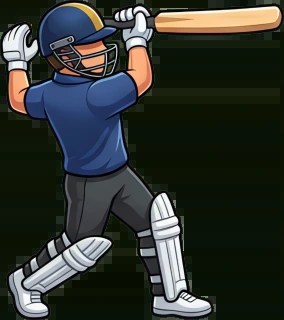
#> input picture art/players/gully/shots2/shot_slash.webp, 284 x 320 px
$ python props.py ../../../players/gully/shots2/shot_slash.webp
#> lines starting #> are read from the running program, lines starting #| are printed output that depends on the picture; pictures that were not available may be replaced by others from this repository, and a replacement may not be noted
# Maidan v3 props (Figma 170:191, green screen, upscaled 4x): key, find the eight items, pack an atlas.
import cv2, numpy as np, json, sys
BIG = cv2.imread(sys.argv[1] if len(sys.argv) > 1 else '/tmp/claude-0/sp/m3p_x4.png').astype(np.float32)
small = cv2.imread('props_src.png').astype(int); gn = small[..., 1] - np.maximum(small[..., 0], small[..., 2])
#> after `gn = small[..., 1] - np.maximum(small[..., 0], small[..., 2])`:
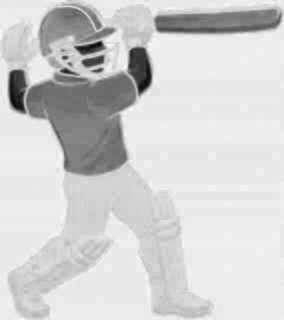
#> gn: shape (320, 284) int64; min -105, max 18, mean -4.01; drawn with min black and max white
m = (gn < 60).astype(np.uint8); m = cv2.dilate(m, np.ones((11, 11), np.uint8))
#> after `m = (gn < 60).astype(np.uint8)`: m: shape (320, 284); every value is 1
n, lab, st, _ = cv2.connectedComponentsWithStats(m)
#> lab: shape (320, 284) int32; every value is 1
#> n = 2; st = [[-1, 2147483647, 0, 0, 0], [0, 0, 284, 320, 90880]]
items = sorted([st[i] for i in range(1, n) if st[i][4] > 3000], key=lambda s: (s[1] // 300, s[0]))
#> items = [[0, 0, 284, 320, 90880]]
NAMES = ['sightscreen', 'scorer', 'team', 'coconut', 'vadapav', 'bikes', 'kids', 'kit']
out = {}
for name, (x, y, w, h, a) in zip(NAMES, items):
    x0, y0, x1, y1 = x * 4, y * 4, (x + w) * 4, (y + h) * 4
    c = BIG[y0:y1, x0:x1].copy(); b, g, r = c[..., 0], c[..., 1], c[..., 2]
    al = np.clip(1 - (g - np.maximum(r, b) - 25) / 70, 0, 1)
    mm = (al > 0.5).astype(np.uint8); nn, ll, ss, _ = cv2.connectedComponentsWithStats(mm)
    big = 1 + np.argmax(ss[1:, 4]); keep = np.zeros_like(mm)
    for i in range(1, nn):
        bx, by, bw, bh = ss[big][:4]; cx, cy = ss[i][0] + ss[i][2] / 2, ss[i][1] + ss[i][3] / 2
        if ss[i][4] > 0.2 * ss[big][4] or (bx <= cx <= bx + bw and by <= cy <= by + bh and ss[i][4] > 1500): keep[ll == i] = 1
    al = al * cv2.dilate(keep, np.ones((5, 5), np.uint8))
    LIM = {'team': (None, 404), 'coconut': (417, None)}     # the rug and the coconut pile nearly touch in the sheet
    if name in LIM:
        lo, hi = LIM[name]; X = np.arange(al.shape[1])[None, :] / 4 + x
        if lo: al = al * (X >= lo)
        if hi: al = al * (X <= hi)
    c[..., 1] = np.where(al < 1, np.minimum(g, np.maximum(r, b) + 8), g)
    # pop: a touch more saturation and contrast
    hsv = cv2.cvtColor(c.clip(0, 255).astype(np.uint8), cv2.COLOR_BGR2HSV).astype(np.float32)
    hsv[..., 1] = np.clip(hsv[..., 1] * 1.12, 0, 255); c = cv2.cvtColor(hsv.astype(np.uint8), cv2.COLOR_HSV2BGR).astype(np.float32)
    c = np.clip((c - 128) * 1.06 + 128, 0, 255)
    rgba = cv2.resize(np.dstack([c, al * 255]).clip(0, 255).astype(np.uint8), None, fx=0.5, fy=0.5, interpolation=cv2.INTER_AREA)
    ys, xs = np.nonzero(rgba[..., 3] > 10); out[name] = rgba[ys.min():ys.max() + 1, xs.min():xs.max() + 1]
    print(name, x, y, w, h, out[name].shape)
#> this loop made 1 pass
#> (name, x, y, w, h, a, x0, y0) on pass 1: ('sightscreen', 0, 0, 284, 320, 90880, 0, 0)
#| sightscreen 0 0 284 320 (160, 142, 4)
#> pass 1, `b, g, r = (c[..., 0], c[..., 1], c[..., 2])`:
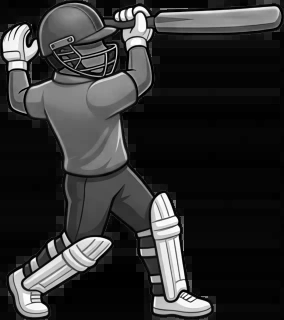
#> b: shape (320, 284) float32; min 0, max 255, mean 48
#> pass 1, `b, g, r = (c[..., 0], c[..., 1], c[..., 2])`:
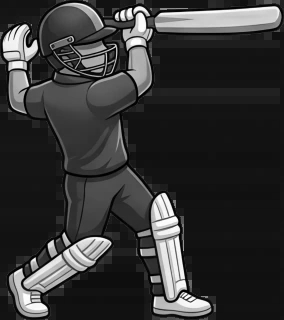
#> g: shape (320, 284) float32; min 0, max 255, mean 53.4
#> pass 1, `b, g, r = (c[..., 0], c[..., 1], c[..., 2])`:
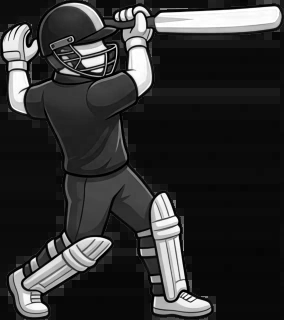
#> r: shape (320, 284) float32; min 0, max 255, mean 48.7
#> after the loop:
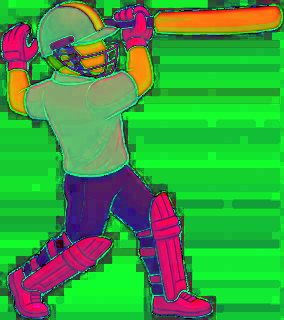
#> hsv: shape (320, 284, 3) float32; mean B, G, R 64.4, 158.9, 62.5
#> after the loop, out = 1 item
W = 2048; xs = ys = rh = 0; meta = {}; atlas = np.zeros((4096, W, 4), np.uint8)
for k, im in sorted(out.items(), key=lambda t: -t[1].shape[0]):
    h, w = im.shape[:2]
    if xs + w > W: xs = 0; ys += rh + 4; rh = 0
    atlas[ys:ys + h, xs:xs + w] = im; meta[k] = [xs, ys, w, h]; xs += w + 4; rh = max(rh, h)
#> this loop made 1 pass
#> (k, h, w, xs, rh) on pass 1: ('sightscreen', 160, 142, 146, 160)
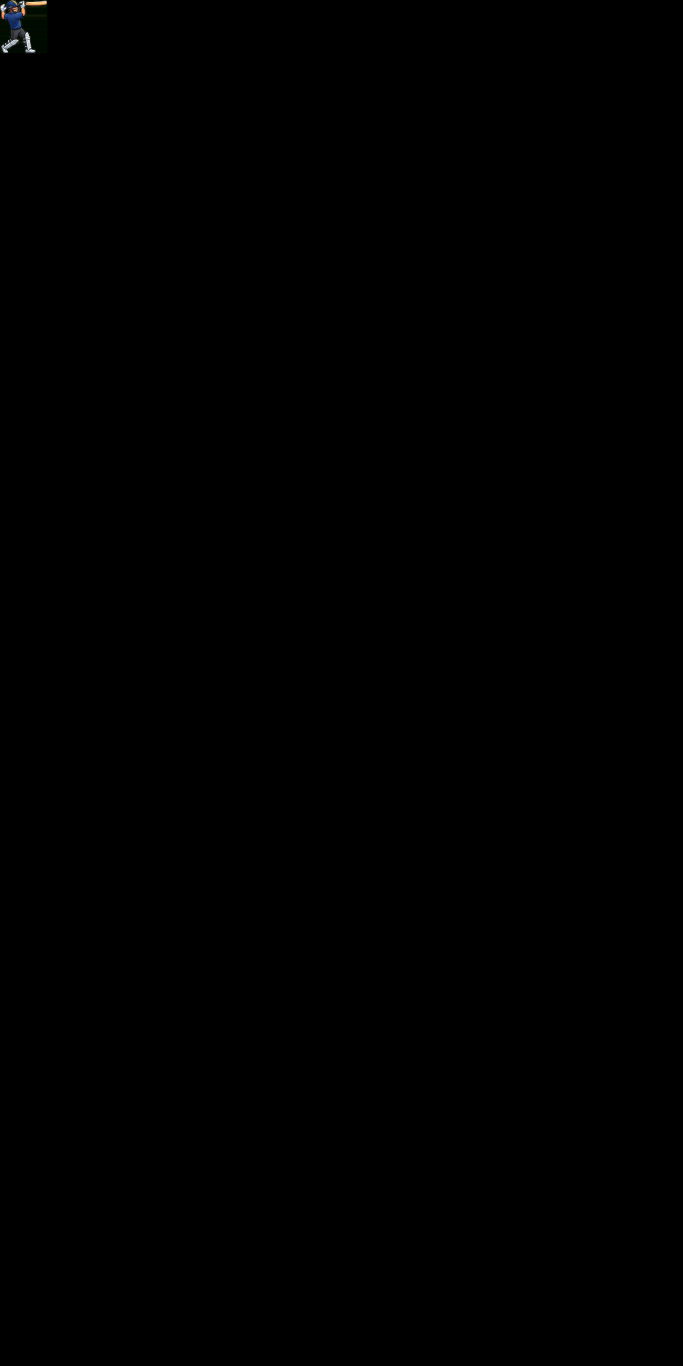
#> atlas: shape (4096, 2048, 4) (shown at 1/3 size); mean of channels 0, 1, 2, 3 0.1, 0.1, 0.1, 0.7; drawn as B, G, R
#> after the loop, meta = {'sightscreen': [0, 0, 142, 160]}; rh = 160; xs = 146; ys = 0
cv2.imwrite('props_atlas.png', atlas[:ys + rh]); json.dump(meta, open('props_atlas.json', 'w')); print(meta)
#> after `cv2.imwrite('props_atlas.png', atlas[:ys + rh])`:
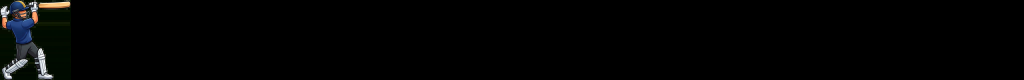
#> saved as props_atlas.png: shape (160, 2048, 4) (shown at 1/2 size); mean B, G, R, A 3, 3.3, 2.9, 17.7
#| {'sightscreen': [0, 0, 142, 160]}

$ run again, on art/players/gully/shots2/shot_slog.webp
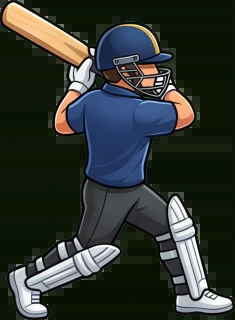
#> input picture art/players/gully/shots2/shot_slog.webp, 235 x 320 px
#> m: shape (320, 235); every value is 1
#> lab: shape (320, 235) int32; every value is 1
#> n = 2; st = [[-1, 2147483647, 0, 0, 0], [0, 0, 235, 320, 75200]]
#> items = [[0, 0, 235, 320, 75200]]
#> the loop `for name, (x, y, w, h, a) in zip(NAMES, items):` made 1 pass
#> (name, x, y, w, h, a, x0, y0) on pass 1: ('sightscreen', 0, 0, 235, 320, 75200, 0, 0)
#> (printed output is left out)
#> after the loop `for name, (x, y, w, h, a) in zip(NAMES, items):`:
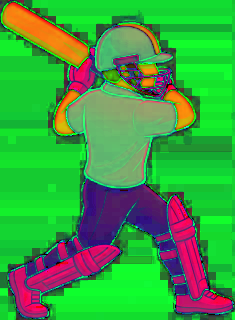
#> hsv: shape (320, 235, 3) float32; mean B, G, R 65, 159.7, 62.7
#> after the loop `for name, (x, y, w, h, a) in zip(NAMES, items):`: out = 1 item
#> the loop `for k, im in sorted(out.items(), key=lambda t: -t[1].shape[0]):` made 1 pass
#> (k, h, w, xs, rh) on pass 1: ('sightscreen', 160, 118, 122, 160)
#> after the loop `for k, im in sorted(out.items(), key=lambda t: -t[1].shape[0]):`: meta = {'sightscreen': [0, 0, 118, 160]}; rh = 160; xs = 122; ys = 0
#> `cv2.imwrite('props_atlas.png', atlas[:ys + rh])`:
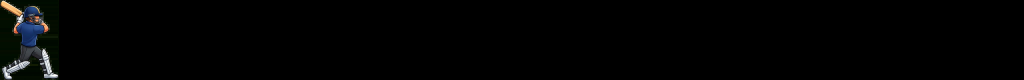
#> saved as props_atlas.png: shape (160, 2048, 4) (shown at 1/2 size); mean B, G, R, A 2.5, 2.7, 2.3, 14.7
#| {'sightscreen': [0, 0, 118, 160]}
